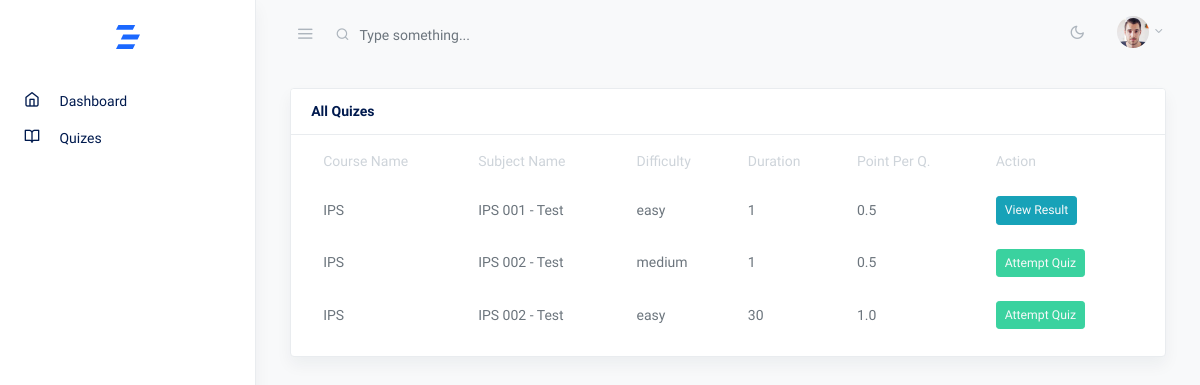
/quizes/ (signed in), run on an earlier commit of the app's database.
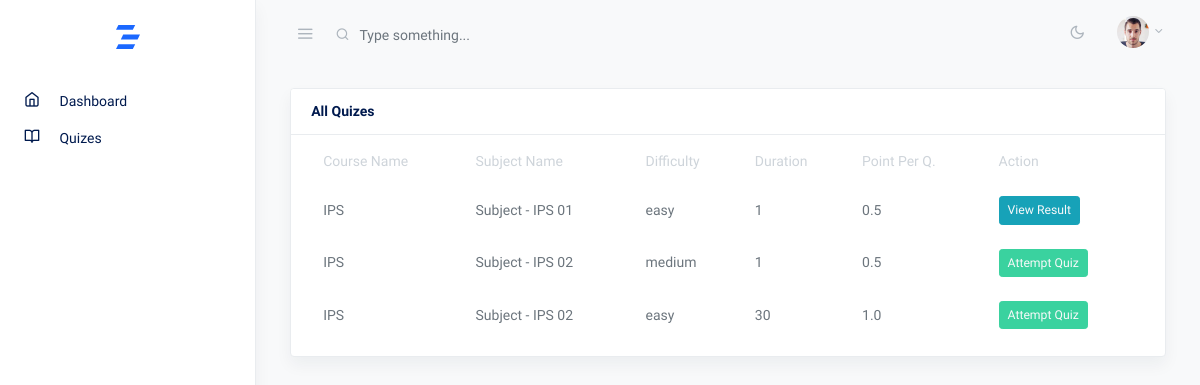
And on a later commit of the database.
### course/models.py (models this page shows, shortened)
class QuestionPattern(models.Model):
    TIER_CHOICES = [
        ('easy', 'Easy'),
        ('medium', 'Medium'),
        ('hard', 'Hard'),
    ]
    subject = models.ForeignKey(Subject, on_delete=models.CASCADE)
    tier = models.CharField(max_length=10, choices=TIER_CHOICES)
    exam_duration = models.PositiveIntegerField(default=30)
    points = models.FloatField(default=1.0, verbose_name="Points for each Question")
    random_serve = models.BooleanField(default=False)
    is_featured = models.BooleanField(default=False)
    total_questions_served = models.PositiveIntegerField(default=0, verbose_name="Total Questions Served")
    class Meta:
        verbose_name = "Question Pattern"
        verbose_name_plural = "  Question Patterns"

class Subject(models.Model):
    course = models.ForeignKey(Course, on_delete=models.CASCADE)
    name = models.CharField(max_length=100)
    is_active = models.BooleanField(default=True)
    class Meta:
        verbose_name = "Subject"
        verbose_name_plural = "   Subjects"

class Course(models.Model):
    name = models.CharField(max_length=100)
    slug = models.SlugField(unique=True)
    status = models.BooleanField(default=True)
    class Meta:
        verbose_name = "Course"
        verbose_name_plural = "    Courses"

### core/views.py (the view)
# urls.py: path('quizes/', views.quizes, name='quizes'),
@login_required
def quizes(request):
    user = request.user
    user_course = request.user.course
    quizzes = QuestionPattern.objects.filter(subject__course=user_course).select_related('subject__course').all()
    participation_status = {}
    attempt_ids = {}
    for quiz in quizzes:
        attempt = UserAttempt.objects.filter(user=user, question=quiz).first()
        if attempt:
            participation_status[quiz.id] = True
            attempt_ids[quiz.id] = attempt.id
        else:
            participation_status[quiz.id] = False
    return render(request, 'user/quizes.html', {
        'quizzes': quizzes, 'participation_status': participation_status, 'attempt_ids': attempt_ids,
        }
    )

### core/custom_filters.py (called while the page is built)
@register.filter(name='get_value')
def get_value(dictionary, key):
    return dictionary.get(key, False)

@register.filter
def get_item(dictionary, key):
    return dictionary.get(key)

### templates/user/quizes.html (shortened to what this page needs)
{% extends 'user/assets/base.html' %}
{% load custom_filters %}
{% block content %}
<div class="container-fluid">
    <div class="row justify-content-center">
      <div class="col-12">
        <div class="row">
            <div class="col-md-12">
              <div class="card shadow eq-card">
                <div class="card-header">
                  <strong class="card-title">All Quizes</strong>
                </div>
                <div class="card-body">
                  <table class="table table-hover table-borderless table-striped mt-n3 mb-n1">
                    <thead>
                      <tr>
                        <th>Course Name</th>
                        <th>Subject Name</th>
                        <th>Difficulty</th>
                        <th>Duration</th>
                        <th>Point Per Q.</th>
                        <th>Action</th>
                      </tr>
                    </thead>
                    <tbody>
                        {% for quiz in quizzes %}
                        <tr>
                            <td>{{ quiz.subject.course.name }}</td>
                            <td>{{ quiz.subject.name }}</td>
                            <td>{{ quiz.tier }}</td>
                            <td>{{ quiz.exam_duration }}</td>
                            <td>{{ quiz.points }}</td>
                            <td>
                              {% if participation_status|get_value:quiz.id %}
                                {% if attempt_ids|get_item:quiz.id %}
                                    <a href="{% url 'core:attempt_answer' user_attempt_id=attempt_ids|get_item:quiz.id %}">
                                        <button class="btn btn-info btn-sm text-light" type="button">View Result</button>
                                    </a>
                                {% else %}
                                    <button disabled class="btn btn-info btn-sm text-light" type="button">View Result</button>
                                {% endif %}
                              {% else %}
                                <button class="btn btn-success btn-sm text-light" type="button" data-toggle="modal" data-target="#verticalModal_{{forloop.counter}}">Attempt Quiz</button>
                              {% endif %}
                            </td>
                        </tr>
                        {% endfor %}
                    </tbody>
                  </table>
                </div>
              </div>
            </div>
          </div>
      </div>
    </div>
  </div>
{% endblock %}

What changed in the data, as far as the page shows it:
changed through a linked row, QuestionPattern: subject.name "IPS 001 - Test" → "Subject - IPS 01"
changed through a linked row, QuestionPattern "medium": subject.name "IPS 002 - Test" → "Subject - IPS 02"
changed through a linked row, QuestionPattern (number 3 of 3 on the later page): subject.name "IPS 002 - Test" → "Subject - IPS 02"
